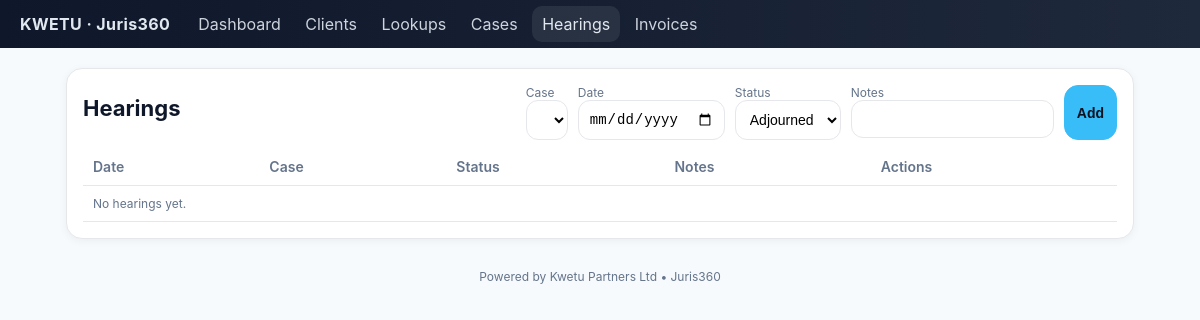
Before: /hearings with the older database file.
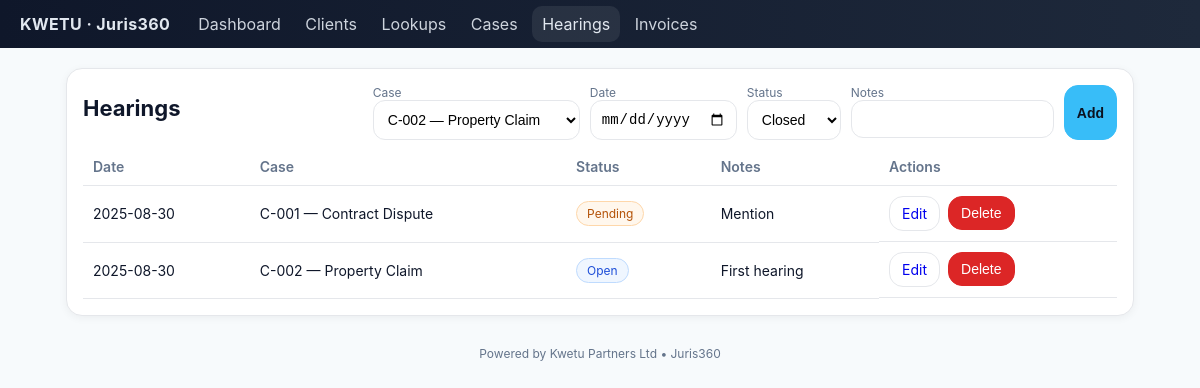
After: the same page with the newer database file.
### app.py (models this page shows)
class Hearing(db.Model):
    id = db.Column(db.Integer, primary_key=True)
    case_id = db.Column(db.Integer, db.ForeignKey('case.id'), nullable=False)
    date = db.Column(db.Date, nullable=False)
    status_id = db.Column(db.Integer, db.ForeignKey('case_status.id'), nullable=False)
    notes = db.Column(db.String(400))
    case = db.relationship('Case', back_populates='hearings')
    status = db.relationship('CaseStatus', back_populates='hearings')

class Case(db.Model):
    id = db.Column(db.Integer, primary_key=True)
    ref = db.Column(db.String(40), nullable=False)
    title = db.Column(db.String(200), nullable=False)
    client_id = db.Column(db.Integer, db.ForeignKey('client.id'), nullable=False)
    case_type_id = db.Column(db.Integer, db.ForeignKey('case_type.id'), nullable=False)
    status_id = db.Column(db.Integer, db.ForeignKey('case_status.id'), nullable=False)
    opened_on = db.Column(db.Date, default=date.today)
    next_hearing_date = db.Column(db.Date, nullable=True)
    client = db.relationship('Client', back_populates='cases')
    case_type = db.relationship('CaseType', back_populates='cases')
    status = db.relationship('CaseStatus', back_populates='cases')
    hearings = db.relationship('Hearing', back_populates='case', cascade='all, delete-orphan')
    invoices = db.relationship('Invoice', back_populates='case', cascade='all, delete-orphan')

class CaseStatus(db.Model):
    id = db.Column(db.Integer, primary_key=True)
    name = db.Column(db.String(40), unique=True, nullable=False)
    cases = db.relationship('Case', back_populates='status')
    hearings = db.relationship('Hearing', back_populates='status')
    invoices = db.relationship('Invoice', back_populates='status')

### app.py (the view)
@app.route('/hearings')
def hearings():
    rows = Hearing.query.order_by(Hearing.date.desc()).all()
    return render_template('hearings.html', active='hearings', rows=rows,
        cases=Case.query.order_by(Case.id.desc()).all(),
        status=CaseStatus.query.order_by(CaseStatus.name).all(),
        edit=None)

### templates/hearings.html (shortened to what this page needs)
{% extends "base.html" %}
{% block content %}
<div class="card">
  <div class="section-head">
    <h1>Hearings</h1>
    <form method="post" action="{{ url_for('hearings_create') }}" class="inline">
      <label>Case<br>
        <select name="case_id" class="select" required>
          {% for c in cases %}<option value="{{ c.id }}">{{ c.ref }} — {{ c.title }}</option>{% endfor %}
        </select>
      </label>
      <label>Date<br><input class="input" type="date" name="date" required></label>
      <label>Status<br>
        <select name="status_id" class="select" required>
          {% for s in status %}<option value="{{ s.id }}">{{ s.name }}</option>{% endfor %}
        </select>
      </label>
      <label>Notes<br><input class="input" name="notes"></label>
      <button class="btn primary">Add</button>
    </form>
  </div>
  <table>
    <thead><tr><th>Date</th><th>Case</th><th>Status</th><th>Notes</th><th>Actions</th></tr></thead>
    <tbody>
      {% for r in rows %}
      <tr>
        <td>{{ r.date.strftime('%Y-%m-%d') if r.date else '' }}</td>
        <td>{{ r.case.ref }} — {{ r.case.title }}</td>
        <td><span class="badge {{ r.status.name|lower }}">{{ r.status.name }}</span></td>
        <td>{{ r.notes }}</td>
        <td class="actions">
          <a class="btn ghost" href="{{ url_for('hearings_edit', id=r.id) }}">Edit</a>
          <form method="post" action="{{ url_for('hearings_delete', id=r.id) }}" onsubmit="return confirm('Delete hearing?')">
            <button class="btn danger">Delete</button>
          </form>
        </td>
      </tr>
      {% endfor %}
      {% if not rows %}<tr><td colspan="5" class="small">No hearings yet.</td></tr>{% endif %}
    </tbody>
  </table>
</div>
{% endblock %}

Changed rows visible on the page:
added Hearing: date "2025-08-30", case.ref "C-001", case "Contract Dispute", status.name "Pending", notes "Mention"
added Hearing: date "2025-08-30", case.ref "C-002", case "Property Claim", status.name "Open", notes "First hearing"
Other visible differences:
form field case_id: (not shown) → "C-002 — Property Claim"
form field status_id: "Adjourned" → "Closed"
text no longer shown: "No hearings yet."
